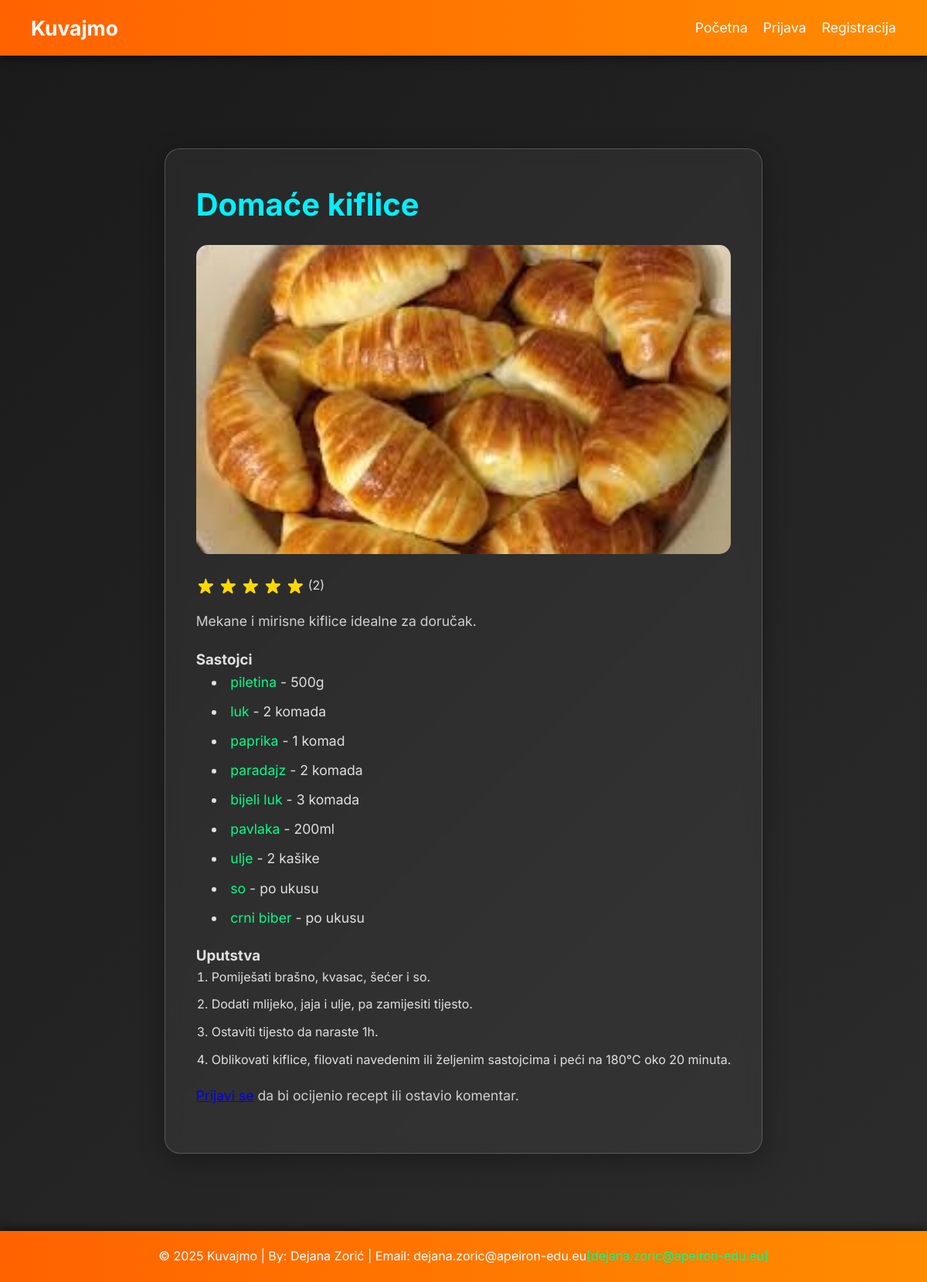
The app's page /recipe_show.php?id=2 with its own data.
### tables this page shows
CREATE TABLE `recipes` (
  `id` int(11) NOT NULL,
  `title` varchar(255) NOT NULL,
  `description` text NOT NULL,
  `instructions` text NOT NULL,
  `image` varchar(255) DEFAULT NULL,
  `user_id` int(11) DEFAULT NULL,
  `created_at` timestamp NOT NULL DEFAULT current_timestamp()
);

CREATE TABLE `recipe_ingredient` (
  `id` int(11) NOT NULL,
  `recipe_id` int(11) DEFAULT NULL,
  `ingredient_id` int(11) DEFAULT NULL,
  `quantity` varchar(255) DEFAULT NULL,
  `created_at` timestamp NOT NULL DEFAULT current_timestamp()
);

CREATE TABLE `ingredients` (
  `id` int(11) NOT NULL,
  `name` varchar(255) NOT NULL,
  `created_at` timestamp NOT NULL DEFAULT current_timestamp()
);

### helpers.php (called while the page is built, shortened)
<?php
if (!function_exists('isLoggedIn')) {
    function isLoggedIn() {
        return isset($_SESSION['user_id']);
    }
}
?>

### recipe_show.php (the view, shortened to what this page needs)
<?php
require 'header.php';
require 'helpers.php';
$recipe_id = (int)$_GET['id'];
$stmt = $pdo->prepare("SELECT r.*, AVG(rt.rating) as avg_rating, COUNT(rt.id) as rating_count
                       FROM recipes r
                       LEFT JOIN ratings rt ON r.id = rt.recipe_id
                       WHERE r.id = ?
                       GROUP BY r.id");
$stmt->execute([$recipe_id]);
$recipe = $stmt->fetch(PDO::FETCH_ASSOC);
$stmt = $pdo->prepare("SELECT i.name, ri.quantity
                       FROM recipe_ingredient ri
                       JOIN ingredients i ON ri.ingredient_id = i.id
                       WHERE ri.recipe_id = ?");
$stmt->execute([$recipe_id]);
$ingredients = $stmt->fetchAll(PDO::FETCH_ASSOC);
$stmt = $pdo->prepare("SELECT c.*, u.name AS name
                       FROM comments c
                       JOIN users u ON c.user_id = u.id
                       WHERE c.recipe_id = ?
                       ORDER BY c.created_at DESC");
$stmt->execute([$recipe_id]);
$comments = $stmt->fetchAll(PDO::FETCH_ASSOC);
$user_rating = 0;
$has_rated = false;
?>
    <section class="container">
        <div class="recipe-details">
            <h2><?php echo htmlspecialchars($recipe['title']); ?></h2>
            <img src="<?php echo $recipe['image'] ? '/cook/uploads/' . htmlspecialchars($recipe['image']) : 'https://via.placeholder.com/600x400.png?text=Nema+slike'; ?>" alt="<?php echo htmlspecialchars($recipe['title']); ?>">
            <div class="rating">
                <?php for ($i = 1; $i <= 5; $i++): ?>
                    <svg fill="<?php echo $i <= round($recipe['avg_rating']) ? '#ffd700' : '#ccc'; ?>" viewBox="0 0 20 20">
                        <path d="M9.049 2.927c.3-.921 1.603-.921 1.902 0l1.286 3.97a1 1 0 00.95.69h4.178c.969 0 1.371 1.24.588 1.81l-3.39 2.467a1 1 0 00-.364 1.118l1.286 3.97c.3.921-.755 1.688-1.54 1.118l-3.39-2.467a1 1 0 00-1.175 0l-3.39 2.467c-.784.57-1.838-.197-1.54-1.118l1.286-3.97a1 1 0 00-.364-1.118L2.737 9.397c-.783-.57-.38-1.81.588-1.81h4.178a1 1 0 00.95-.69l1.286-3.97z"/>
                    </svg>
                <?php endfor; ?>
                <span>(<?php echo $recipe['rating_count']; ?>)</span>
            </div>
            <p><?php echo htmlspecialchars($recipe['description']); ?></p>
            <h3>Sastojci</h3>
            <ul>
                <?php foreach ($ingredients as $ingredient): ?>
                    <li><span><?php echo htmlspecialchars($ingredient['name']); ?></span> - <?php echo htmlspecialchars($ingredient['quantity'] ?? 'Po ukusu'); ?></li>
                <?php endforeach; ?>
            </ul>
            <h3>Uputstva</h3>
            <ol>
                <?php foreach (explode("\n", $recipe['steps'] ?? $recipe['instructions']) as $step): ?>
                    <?php if (trim($step)): ?>
                        <li><?php echo htmlspecialchars($step); ?></li>
                    <?php endif; ?>
                <?php endforeach; ?>
            </ol>
            <?php if (isLoggedIn()): ?>
    <div class="rating-form">
        <?php if ($has_rated): ?>
            <p class="user-rating">Vaša ocjena:
                <?php for ($i = 1; $i <= 5; $i++): ?>
                    <svg class="rating-star" fill="<?php echo $i <= $user_rating ? '#ffd700' : '#ccc'; ?>" viewBox="0 0 20 20">
                        <path d="M9.049 2.927c.3-.921 1.603-.921 1.902 0l1.286 3.97a1 1 0 00.95.69h4.178c.969 0 1.371 1.24.588 1.81l-3.39 2.467a1 1 0 00-.364 1.118l1.286 3.97c.3.921-.755 1.688-1.54 1.118l-3.39-2.467a1 1 0 00-1.175 0l-3.39 2.467c-.784.57-1.838-.197-1.54-1.118l1.286-3.97a1 1 0 00-.364-1.118L2.737 9.397c-.783-.57-.38-1.81.588-1.81h4.178a1 1 0 00.95-.69l1.286-3.97z"/>
                    </svg>
                <?php endfor; ?>
            </p>
        <?php else: ?>
            <div class="rate-recipe">
                <span class="rate-label">Ocijenite:</span>
                <?php for ($i = 5; $i >= 1; $i--): ?>
                    <svg class="rating-star" data-value="<?php echo $i; ?>" fill="#ccc" viewBox="0 0 20 20">
                        <path d="M9.049 2.927c.3-.921 1.603-.921 1.902 0l1.286 3.97a1 1 0 00.95.69h4.178c.969 0 1.371 1.24.588 1.81l-3.39 2.467a1 1 0 00-.364 1.118l1.286 3.97c.3.921-.755 1.688-1.54 1.118l-3.39-2.467a1 1 0 00-1.175 0l-3.39 2.467c-.784.57-1.838-.197-1.54-1.118l1.286-3.97a1 1 0 00-.364-1.118L2.737 9.397c-.783-.57-.38-1.81.588-1.81h4.178a1 1 0 00.95-.69l1.286-3.97z"/>
                    </svg>
                <?php endfor; ?>
            </div>
        <?php endif; ?>
    </div>
    <div class="share-buttons">
    <h4>Podijeli recept:</h4>
    <a href="https://www.facebook.com/sharer/sharer.php?u=<?php echo urlencode('http://' . $_SERVER['HTTP_HOST'] . '/cook/recipe_show.php?id=' . $recipe_id); ?>" target="_blank">
        <svg fill="#ffffff" viewBox="0 0 24 24" width="24" height="24">
            <path d="M18 2h-3a5 5 0 00-5 5v3H7v4h3v8h4v-8h3l1-4h-4V7a1 1 0 011-1h3z"/>
        </svg>
    </a>
    <a href="https://twitter.com/intent/tweet?url=<?php echo urlencode('http://' . $_SERVER['HTTP_HOST'] . '/cook/recipe_show.php?id=' . $recipe_id); ?>&text=Probaj ovaj recept: <?php echo htmlspecialchars($recipe['title']); ?>" target="_blank">
        <svg fill="#ffffff" viewBox="0 0 24 24" width="24" height="24">
            <path d="M23 3a10.9 10.9 0 01-3.14 1.53 4.48 4.48 0 00-7.86 3v1A10.66 10.66 0 013 4s-4 9 5 13a11.64 11.64 0 01-7 2c9 5 20 0 20-11.5a4.5 4.5 0 00-.08-.83A7.72 7.72 0 0023 3z"/>
        </svg>
    </a>
    <a href="mailto:?subject=Probaj ovaj recept: <?php echo htmlspecialchars($recipe['title']); ?>&body=Pogledaj ovaj recept: <?php echo urlencode('http://' . $_SERVER['HTTP_HOST'] . '/cook/recipe_show.php?id=' . $recipe_id); ?>" target="_blank">
        <svg fill="#ffffff" viewBox="0 0 24 24" width="24" height="24">
            <path d="M20 4H4a2 2 0 00-2 2v12a2 2 0 002 2h16a2 2 0 002-2V6a2 2 0 00-2-2zm0 4l-8 5-8-5V6l8 5 8-5z"/>
        </svg>
    </a>
</div>
                <div class="comments">
                    <h3>Komentari</h3>
                    <form action="comment.php" method="POST">
                        <input type="hidden" name="recipe_id" value="<?php echo $recipe_id; ?>">
                        <label for="content">Dodaj komentar</label>
                        <textarea name="content" id="content" required></textarea>
                        <button type="submit">Pošalji</button>
                    </form>
                    <?php if (empty($comments)): ?>
                        <p class="text-gray-400">Nema komentara.</p>
                    <?php else: ?>
                        <?php foreach ($comments as $comment): ?>
                            <div class="comment-card">
                                <div class="author"><?php echo htmlspecialchars($comment['name']); ?></div>
                                <div class="date"><?php echo date('d.m.Y H:i', strtotime($comment['created_at'])); ?></div>
                                <p><?php echo htmlspecialchars($comment['content']); ?></p>
                            </div>
                        <?php endforeach; ?>
                    <?php endif; ?>
                </div>
            <?php else: ?>
                <p><a href="login.php">Prijavi se</a> da bi ocijenio recept ili ostavio komentar.</p>
            <?php endif; ?>
        </div>
    </section>
<?php require 'footer.php'; ?>

### header.php (shortened to what this page needs)
<?php
require 'helpers.php';
?>
<!DOCTYPE html>
<html lang="bs">
<head>
    <link rel="stylesheet" href="/cook/css/style.css">
</head>
<body>
    <nav>
        <div class="container">
            <a href="index.php">
                <h1>Kuvajmo</h1>
            </a>
            <div>
                <div class="container">
                    <a href="index.php">Početna</a>
                    <?php if (isLoggedIn()): ?>
                        <a href="recipe_create.php">Dodaj recept</a>
                        <a href="favorites.php">Omiljeni recepti</a>
                        <a href="profile.php">Moj profil</a>
                        <a href="#" onclick="toggleChat()">Kuvajmo Live</a>
                    <?php else: ?>
                        <a href="login.php">Prijava</a>
                        <a href="register.php">Registracija</a>
                    <?php endif; ?>
                </div>
            </div>
        </div>
    </nav>

### footer.php
<footer>
    <div class="container">
        <p>&copy; 2025 Kuvajmo | By: Dejana Zorić | Email: dejana.zoric@apeiron-edu.eu<a href="mailto:[dejana.zoric@apeiron-edu.eu]">[dejana.zoric@apeiron-edu.eu]</a></p>
    </div>
</footer>
</body>
</html>

### style.css (style rules this page uses)
* { margin: 0; padding: 0; box-sizing: border-box; font-family: 'Inter', sans-serif; }
body { background: linear-gradient(135deg, #1a1a1a 0%, #2c2c2c 100%); color: #ffffff; line-height: 1.6; overflow-x: hidden; display: flex; flex-direction: column; min-height: 100vh; }
.container { max-width: 1200px; margin: 0 auto; padding: 0 20px; }
nav { background: linear-gradient(90deg, #ff6200, #ff8c00); padding: 15px 0; position: sticky; top: 0; z-index: 1000; box-shadow: 0 4px 10px rgba(0, 0, 0, 0.5); }
nav .container { display: flex; justify-content: space-between; align-items: center; }
nav a { color: #ffffff; text-decoration: none; margin-left: 20px; font-size: 1.1rem; position: relative; transition: color 0.3s ease; }
nav a::after { content: ''; position: absolute; width: 0; height: 2px; background: #00ff88; bottom: -5px; left: 0; transition: width 0.3s ease; }
section.container { padding: 60px 20px; flex: 1; }
.recipe-details { background: rgba(255, 255, 255, 0.05); backdrop-filter: blur(15px); border: 1px solid rgba(255, 255, 255, 0.1); border-radius: 20px; padding: 30px; margin: 40px 0; animation: fadeInUp 0.8s ease forwards; }
.recipe-details { background: rgba(255, 255, 255, 0.05); backdrop-filter: blur(10px); border: 1px solid rgba(255, 255, 255, 0.2); border-radius: 20px; padding: 40px; margin-top: 60px; color: #e0e0e0; box-shadow: 0 8px 32px rgba(0, 0, 0, 0.3); }
.recipe-details p { font-size: 1.2rem; margin-bottom: 15px; }
.recipe-details ul { list-style: disc inside; margin-bottom: 30px; }
.recipe-details ul li { margin-bottom: 10px; font-size: 1.1rem; }
.recipe-details h2 { font-size: 2.5rem; font-weight: 700; margin-bottom: 20px; color: #00f0ff; }
.recipe-details img { width: 100%; max-height: 400px; object-fit: cover; border-radius: 15px; margin-bottom: 20px; transition: transform 0.5s ease; }
.recipe-details .rating { display: flex; align-items: center; margin-bottom: 20px; }
.recipe-details .rating svg { width: 24px; height: 24px; margin-right: 5px; }
.recipe-details p { font-size: 1.1rem; color: #d0d0d0; margin-bottom: 20px; }
.recipe-details ul, .recipe-details ol { margin-bottom: 20px; padding-left: 20px; }
.recipe-details ul li, .recipe-details ol li { margin-bottom: 10px; color: #e0e0e0; }
.recipe-details ul li span { color: #00ff88; }
footer { background: linear-gradient(90deg, #ff6200, #ff8c00); padding: 20px 0; box-shadow: 0 -4px 10px rgba(0, 0, 0, 0.5); margin-top: auto; width: 100%; display: flex; justify-content: center; align-items: center; }
footer .container { display: flex; justify-content: center; align-items: center; }
footer p { font-size: 1rem; color: #ffffff; margin: 0; }
footer a { color: #00ff88; text-decoration: none; transition: color 0.3s ease; }

### records on screen
recipes: title "Domaće kiflice", image (picture), description "Mekane i mirisne kiflice idealne za doručak.", instructions "Pomiješati brašno, kvasac, šećer i so.", instructions "Dodati mlijeko, jaja i ulje, pa zamijesiti tijesto.", instructions "Ostaviti tijesto da naraste 1h.", instructions "Oblikovati kiflice, filovati navedenim ili željenim sastojcima i peći na 180°C oko 20 minuta."
recipe_ingredient: ingredient.name "piletina", quantity "500g"
recipe_ingredient: ingredient.name "luk", quantity "2 komada"
recipe_ingredient: ingredient.name "paprika", quantity "1 komad"
recipe_ingredient: ingredient.name "paradajz", quantity "2 komada"
recipe_ingredient: ingredient.name "bijeli luk", quantity "3 komada"
recipe_ingredient: ingredient.name "pavlaka", quantity "200ml"
recipe_ingredient: ingredient.name "ulje", quantity "2 kašike"
recipe_ingredient: ingredient.name "so", quantity "po ukusu"
recipe_ingredient: ingredient.name "crni biber", quantity "po ukusu"

### other values on screen
$recipe['rating_count'] "2"
